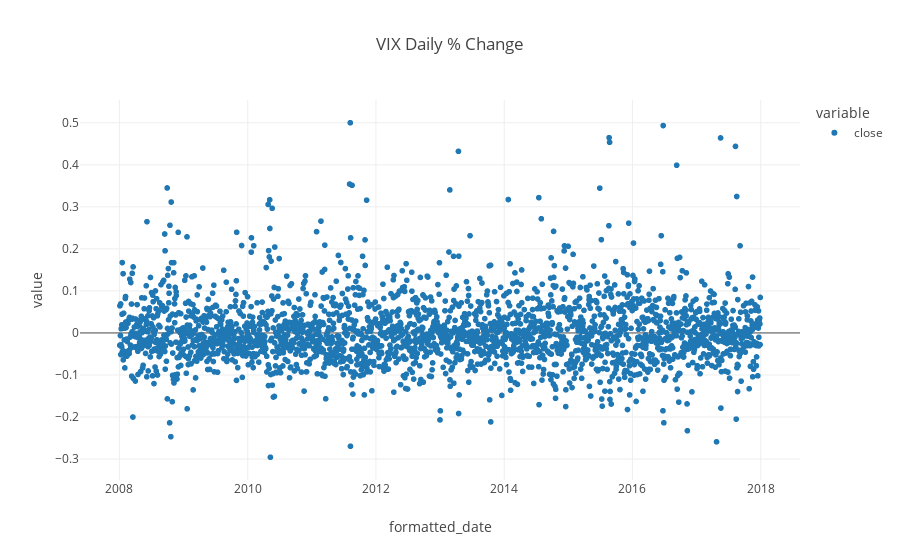
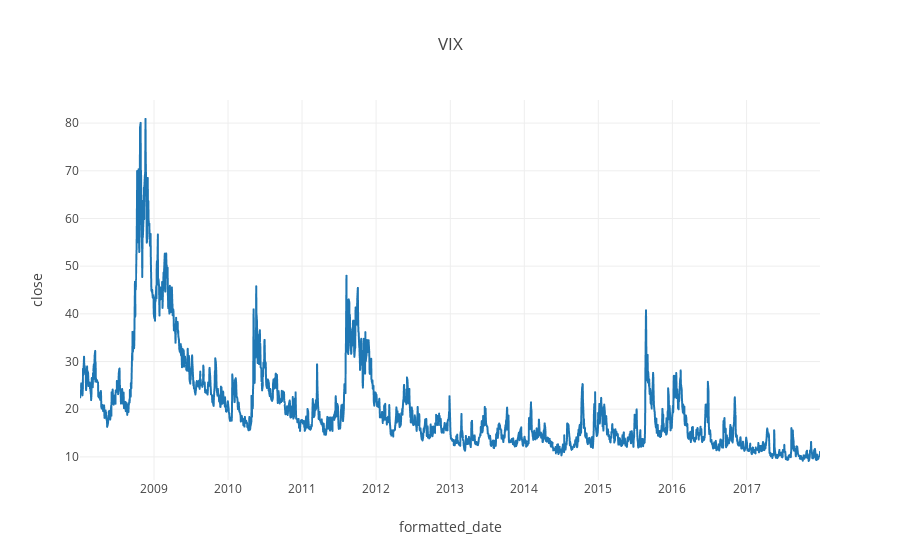

These figures' notebook cell, in order:
### Code cell
fig = px.scatter(vix_pct[["close"]], title="VIX Daily % Change", template=style, color_continuous_scale=color_scheme)
fig.show()

fig = px.line(vix, y = "close", title="VIX", template=style)
fig.show()

### Figure 1 — Plotly figure (JSON) as saved in the notebook; plotly's stock layout.template omitted (floating-point values rounded to 4 significant figures; data arrays with more than 128 entries replaced by an {"elided": "..."} marker saying what was removed)
{"data": [{"hovertemplate": "variable=close<br>formatted_date=%{x}<br>value=%{y}<extra></extra>", "legendgroup": "close", "marker": {"color": "#1F77B4", "symbol": "circle"}, "mode": "markers", "name": "close", "showlegend": true, "type": "scattergl", "x": {"elided": "2517 str values"}, "xaxis": "x", "y": {"elided": "2517 float values"}, "yaxis": "y"}], "layout": {"legend": {"title": {"text": "variable"}, "tracegroupgap": 0}, "title": {"text": "VIX Daily % Change"}, "xaxis": {"anchor": "y", "domain": [0, 1], "title": {"text": "formatted_date"}}, "yaxis": {"anchor": "x", "domain": [0, 1], "title": {"text": "value"}}}}

### Figure 2 — Plotly figure (JSON) as saved in the notebook; plotly's stock layout.template omitted (floating-point values rounded to 4 significant figures; data arrays with more than 128 entries replaced by an {"elided": "..."} marker saying what was removed)
{"data": [{"hovertemplate": "formatted_date=%{x}<br>close=%{y}<extra></extra>", "legendgroup": "", "line": {"color": "#1F77B4", "dash": "solid"}, "marker": {"symbol": "circle"}, "mode": "lines", "name": "", "showlegend": false, "type": "scattergl", "x": {"elided": "2518 str values"}, "xaxis": "x", "y": {"elided": "2518 float values"}, "yaxis": "y"}], "layout": {"legend": {"tracegroupgap": 0}, "title": {"text": "VIX"}, "xaxis": {"anchor": "y", "domain": [0, 1], "title": {"text": "formatted_date"}}, "yaxis": {"anchor": "x", "domain": [0, 1], "title": {"text": "close"}}}}
